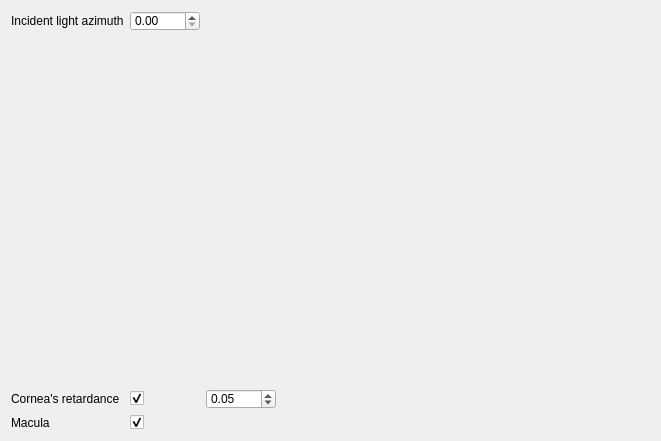
<?xml version="1.0" encoding="UTF-8"?>
<ui version="4.0">
 <class>Form</class>
 <widget class="QWidget" name="Form">
  <property name="geometry">
   <rect>
    <x>0</x>
    <y>0</y>
    <width>661</width>
    <height>441</height>
   </rect>
  </property>
  <property name="windowTitle">
   <string>Model: Birefringence of Human Eye</string>
  </property>
  <layout class="QGridLayout" name="gridLayout">
   <item row="0" column="1">
    <widget class="QDoubleSpinBox" name="dsb_incident_light">
     <property name="maximumSize">
      <size>
       <width>70</width>
       <height>20</height>
      </size>
     </property>
     <property name="minimum">
      <double>0.000000000000000</double>
     </property>
     <property name="maximum">
      <double>360.000000000000000</double>
     </property>
     <property name="value">
      <double>0.000000000000000</double>
     </property>
    </widget>
   </item>
   <item row="2" column="0" rowspan="5" colspan="4">
    <layout class="QGridLayout" name="grid"/>
   </item>
   <item row="7" column="1">
    <widget class="QCheckBox" name="cbCornea">
     <property name="enabled">
      <bool>true</bool>
     </property>
     <property name="text">
      <string/>
     </property>
     <property name="checked">
      <bool>true</bool>
     </property>
    </widget>
   </item>
   <item row="7" column="0">
    <widget class="QLabel" name="label">
     <property name="text">
      <string>Cornea's retardance</string>
     </property>
    </widget>
   </item>
   <item row="0" column="0">
    <widget class="QLabel" name="label_4">
     <property name="text">
      <string>Incident light azimuth</string>
     </property>
    </widget>
   </item>
   <item row="7" column="2">
    <widget class="QDoubleSpinBox" name="dsb_cornea_retardance">
     <property name="maximumSize">
      <size>
       <width>70</width>
       <height>20</height>
      </size>
     </property>
     <property name="minimum">
      <double>0.000000000000000</double>
     </property>
     <property name="maximum">
      <double>0.350000000000000</double>
     </property>
     <property name="singleStep">
      <double>0.010000000000000</double>
     </property>
     <property name="value">
      <double>0.050000000000000</double>
     </property>
    </widget>
   </item>
   <item row="8" column="0">
    <widget class="QLabel" name="label_3">
     <property name="maximumSize">
      <size>
       <width>90</width>
       <height>20</height>
      </size>
     </property>
     <property name="text">
      <string>Macula</string>
     </property>
    </widget>
   </item>
   <item row="8" column="1">
    <widget class="QCheckBox" name="cbMacula">
     <property name="text">
      <string/>
     </property>
     <property name="checked">
      <bool>true</bool>
     </property>
    </widget>
   </item>
  </layout>
 </widget>
 <resources/>
 <connections/>
</ui>
